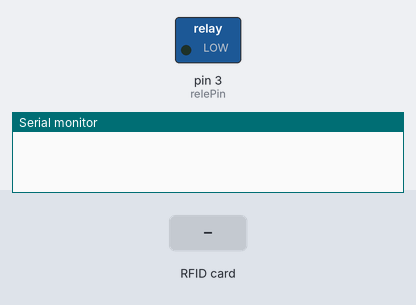
A sketch run on a simulated Arduino Uno, built with avr-gcc and run on an emulated ATmega328P. Parts: switched loads named in the sketch (green lamp = pin HIGH), the last lines printed to the serial monitor. The test bench sets the inputs (shaded band). Pins used as bus, display or sensor lines are not drawn.

Above: at 1.2 s.
1.3 s: RFID card EA D3 24 0A held to the reader
At 2.5 s:
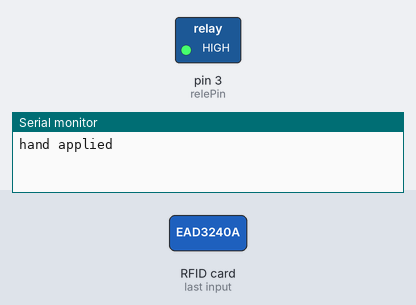
Timing chart, 0 to 4.3 s (numbered marks = the images above; inputs shaded):
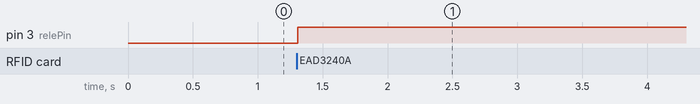

Measured:
- after the input at 1.3 s, pin 3 (relePin): LOW → HIGH at once

The sketch:

handscanner.ino
```cpp
// http://howtomechatronics.com/tutorials/arduino/rfid-works-make-arduino-based-rfid-door-lock/
#include <SPI.h>
#include <MFRC522.h>

constexpr uint8_t RST_PIN = 9;     // Configurable, see typical pin layout above
constexpr uint8_t SS_PIN = 10;     // Configurable, see typical pin layout above

MFRC522 rfid(SS_PIN, RST_PIN); // Instance of the class

MFRC522::MIFARE_Key key;

boolean mlocked = false;

// Init array that will store new NUID
byte nuidPICC[4] = {0xEA, 0xD3, 0x24, 0x0A};

int relePin = 3;

void setup() {
  // put your setup code here, to run once:
  Serial.begin(9600);
  SPI.begin(); // Init SPI bus
  rfid.PCD_Init(); // Init MFRC522

  for (byte i = 0; i < 6; i++) {
    key.keyByte[i] = 0xFF;
  }

  pinMode (relePin, OUTPUT);
  digitalWrite(relePin, LOW);

  mlocked = false;
  setLocked(true);

}

void loop() {
  if ( rfid.PICC_IsNewCardPresent() && rfid.PICC_ReadCardSerial()){
    MFRC522::PICC_Type piccType = rfid.PICC_GetType(rfid.uid.sak);

    if (

      !(piccType != MFRC522::PICC_TYPE_MIFARE_MINI &&
         piccType != MFRC522::PICC_TYPE_MIFARE_1K &&
         piccType != MFRC522::PICC_TYPE_MIFARE_4K)) {
      //Serial.println(F("Your tag is not of type MIFARE Classic."));
      //return;

   //     Serial.println(F("The NUID tag is:"));
    //Serial.print(F("In hex: "));
    //printHex(rfid.uid.uidByte, rfid.uid.size);
    /*Serial.println();
    Serial.print(F("In dec: "));
    printDec(rfid.uid.uidByte, rfid.uid.size);
    Serial.println();
       //*/
      if(isUidMatched(rfid.uid.uidByte, nuidPICC)){
          Serial.println("hand applied");
          setLocked(false);
          //playPassword();

      }


      rfid.PICC_HaltA();
      rfid.PCD_StopCrypto1();
    }


    delay(50);


  }

}


boolean isUidMatched(byte *uidByte, byte *nuidPICC){
  if (uidByte[0] != nuidPICC[0] ||
    uidByte[1] != nuidPICC[1] ||
    uidByte[2] != nuidPICC[2] ||
    uidByte[3] != nuidPICC[3] ) {
       return false;
    }

    return true;
}


/**
 * Helper routine to dump a byte array as hex values to Serial.
 */
void printHex(byte *buffer, byte bufferSize) {
  for (byte i = 0; i < bufferSize; i++) {
    Serial.print(buffer[i] < 0x10 ? " 0" : " ");
    Serial.print(buffer[i], HEX);
  }
}

/**
 * Helper routine to dump a byte array as dec values to Serial.
 */
void printDec(byte *buffer, byte bufferSize) {
  for (byte i = 0; i < bufferSize; i++) {
    Serial.print(buffer[i] < 0x10 ? " 0" : " ");
    Serial.print(buffer[i], DEC);
  }
}


void setLocked(boolean locked){
 if(locked == mlocked){
  return;
 }


 if (locked){
   //digitalWrite(redPin, HIGH);
   //digitalWrite(greenPin, LOW);
   //servo_Motor.write(0);
   digitalWrite(relePin, LOW);
 }
 else{

  //Serial.println("unlocked");
  //servo_Motor.write(90);
  digitalWrite(relePin, HIGH);

  //digitalWrite(redPin, LOW);
  //digitalWrite(greenPin, HIGH);


  delay(100);

  makeSound();
  delay(100);
  makeSound();
  delay(100);
  makeSound();
  delay(100);
  makeSound();
  delay(100);


 }

 mlocked = locked;
}


void makeSound(){
}
```
